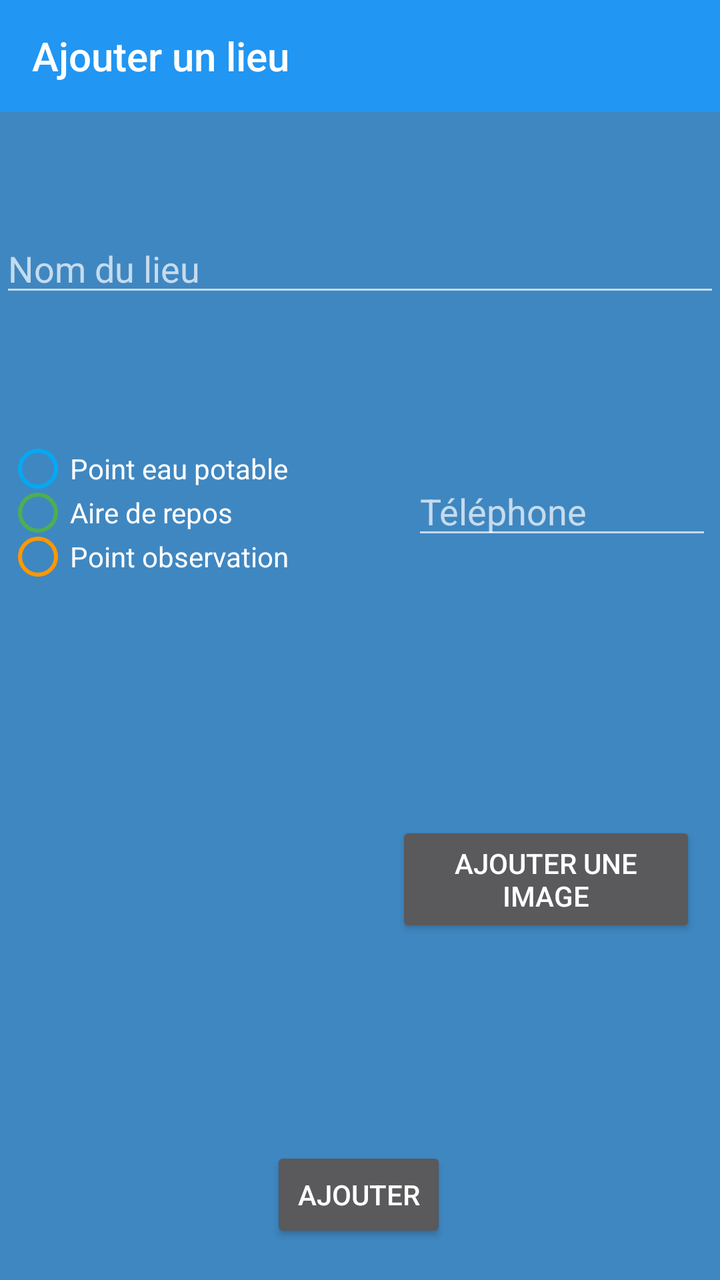
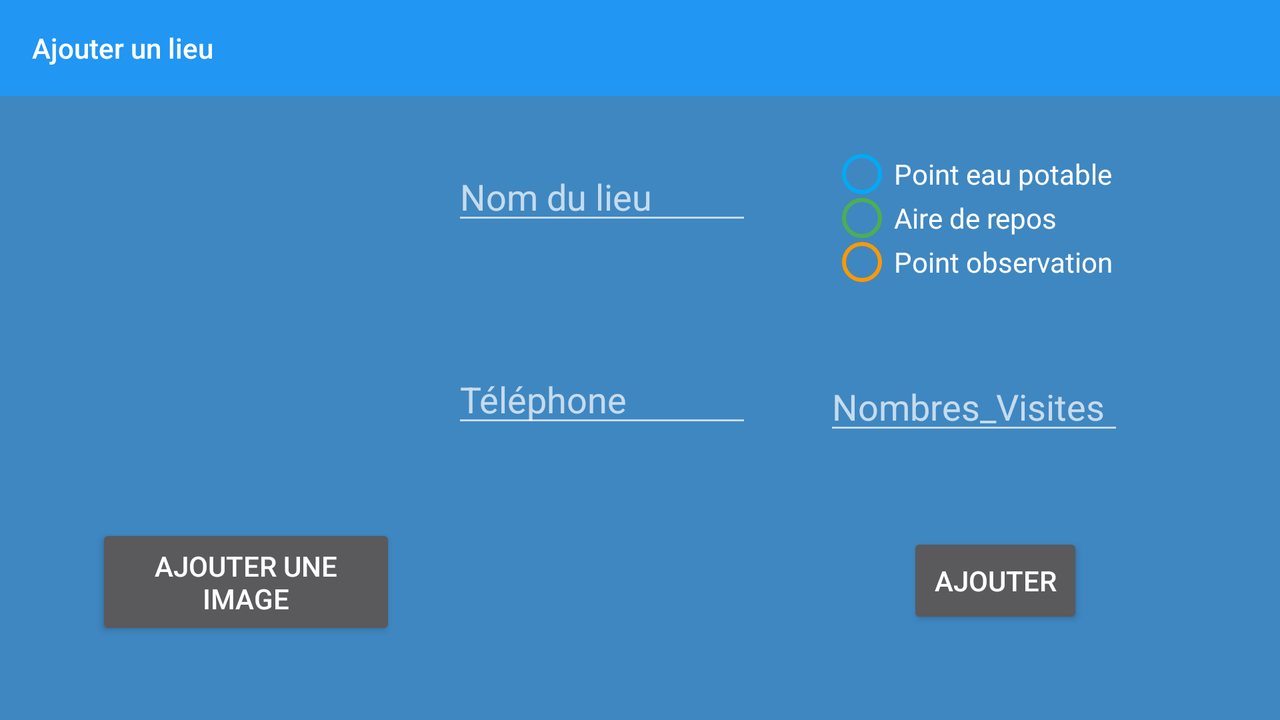

Two renders of one Android screen. The first uses the default layout on a phone; the second uses the alternative layout the repository ships for a different screen configuration, on a matching device. The two XML files are below.
<!-- AndroidManifest.xml: application theme AppTheme -->
<!-- res/layout/entree_infos_lieux.xml -->
<?xml version="1.0" encoding="utf-8"?>
<androidx.constraintlayout.widget.ConstraintLayout xmlns:android="http://schemas.android.com/apk/res/android"
    xmlns:app="http://schemas.android.com/apk/res-auto"
    xmlns:tools="http://schemas.android.com/tools"
    android:id="@+id/const_layout"
    android:layout_width="match_parent"
    android:layout_height="match_parent"
    android:background="#3F87C1">

    <androidx.appcompat.widget.Toolbar
        android:id="@+id/toolbar_main"
        android:layout_width="match_parent"
        android:layout_height="wrap_content"
        android:background="#2196F3"
        android:theme="@style/ThemeOverlay.AppCompat.Dark.ActionBar"
        app:layout_constraintEnd_toEndOf="parent"
        app:layout_constraintStart_toStartOf="parent"
        app:layout_constraintTop_toTopOf="parent"
        app:title="Ajouter un lieu" />


    <Button
        android:id="@+id/buttonAddImageLieu"
        style="@android:style/Widget.Material.Light.Button.Small"
        android:layout_width="150dp"
        android:layout_height="58dp"
        android:layout_marginTop="136dp"
        android:layout_marginEnd="12dp"
        android:onClick="ajoutPhoto"
        android:text="Ajouter une image"
        app:layout_constraintEnd_toEndOf="parent"
        app:layout_constraintTop_toBottomOf="@+id/editTextTelephone" />

    <RadioGroup
        android:id="@+id/radioGroup"
        android:layout_width="wrap_content"
        android:layout_height="wrap_content"
        android:layout_marginTop="70dp"
        app:layout_constraintEnd_toStartOf="@+id/editTextTelephone"
        app:layout_constraintStart_toStartOf="parent"
        app:layout_constraintTop_toBottomOf="@+id/editTextNom">

        <RadioButton
            android:id="@+id/radioButton2"
            android:layout_width="200dp"
            android:layout_height="22dp"
            android:buttonTint="#03A9F4"
            android:text="@string/typeBleu" />

        <RadioButton
            android:id="@+id/radioButton3"
            android:layout_width="200dp"
            android:layout_height="22dp"
            android:buttonTint="#4CAF50"
            android:text="@string/typeVert" />

        <RadioButton
            android:id="@+id/radioButton4"
            android:layout_width="200dp"
            android:layout_height="22dp"
            android:buttonTint="#FF9800"
            android:text="@string/typeOrange" />
    </RadioGroup>

    <Button
        android:id="@+id/btnAjouter"
        android:layout_width="wrap_content"
        android:layout_height="wrap_content"
        android:layout_marginTop="420dp"
        android:onClick="onClickAjouter"
        android:text="Ajouter"
        app:layout_constraintEnd_toEndOf="parent"
        app:layout_constraintHorizontal_bias="0.498"
        app:layout_constraintStart_toStartOf="parent"
        app:layout_constraintTop_toBottomOf="@+id/editTextNom" />

    <EditText
        android:id="@+id/editTextNom"
        android:layout_width="0dp"
        android:layout_height="wrap_content"
        android:layout_marginTop="112dp"
        android:ems="10"
        android:inputType="textPersonName"
        android:hint="Nom du lieu"
        app:layout_constraintEnd_toEndOf="parent"
        app:layout_constraintHorizontal_bias="1.0"
        app:layout_constraintStart_toStartOf="parent"
        app:layout_constraintTop_toTopOf="parent" />

    <EditText
        android:id="@+id/editTextTelephone"
        android:layout_width="150dp"
        android:layout_height="wrap_content"
        android:layout_marginTop="80dp"
        android:layout_marginEnd="4dp"
        android:ems="10"
        android:inputType="phone"
        android:hint="Téléphone"
        app:layout_constraintEnd_toEndOf="parent"
        app:layout_constraintTop_toBottomOf="@+id/editTextNom" />

    <ImageView
        android:id="@+id/imageLieu"
        android:layout_width="150dp"
        android:layout_height="150dp"
        android:layout_marginStart="20dp"
        android:layout_marginTop="80dp"
        android:contentDescription="Image du lieu"
        app:layout_constraintEnd_toStartOf="@+id/buttonAddImageLieu"
        app:layout_constraintHorizontal_bias="0.0"
        app:layout_constraintStart_toStartOf="parent"
        app:layout_constraintTop_toBottomOf="@+id/radioGroup"
        app:srcCompat="@drawable/parkexample" />

</androidx.constraintlayout.widget.ConstraintLayout>
<!-- resources referenced by this layout -->
<resources>
  <string name="typeBleu">Point eau potable</string>
  <string name="typeOrange">Point observation</string>
  <string name="typeVert">Aire de repos</string>
  <style name="AppTheme" parent="Theme.AppCompat.NoActionBar">
          
          <item name="colorPrimary">@color/colorPrimary</item>
          <item name="colorPrimaryDark">@color/colorPrimaryDark</item>
          <item name="colorAccent">@color/colorAccent</item>
  
      </style>
  <color name="colorPrimary">#009688</color>
  <color name="colorPrimaryDark">#000000</color>
  <color name="colorAccent">#03DAC5</color>
</resources>
<!-- res/layout-land/entree_infos_lieux.xml (the repository's variant of the layout above) -->
<!-- drawn on the phone turned sideways -->
<?xml version="1.0" encoding="utf-8"?>
<androidx.constraintlayout.widget.ConstraintLayout xmlns:android="http://schemas.android.com/apk/res/android"
    xmlns:app="http://schemas.android.com/apk/res-auto"
    xmlns:tools="http://schemas.android.com/tools"
    android:id="@+id/const_layout"
    android:layout_width="match_parent"
    android:layout_height="match_parent"
    android:background="#3F87C1">

    <androidx.appcompat.widget.Toolbar
        android:id="@+id/toolbar_main"
        android:layout_width="match_parent"
        android:layout_height="wrap_content"
        android:background="#2196F3"
        android:theme="@style/ThemeOverlay.AppCompat.Dark.ActionBar"
        app:layout_constraintEnd_toEndOf="parent"
        app:layout_constraintStart_toStartOf="parent"
        app:layout_constraintTop_toTopOf="parent"
        app:title="Ajouter un lieu" />


    <RadioGroup
        android:id="@+id/radioGroup"
        android:layout_width="200dp"
        android:layout_height="69dp"
        android:layout_marginTop="28dp"
        android:layout_marginEnd="25dp"
        app:layout_constraintEnd_toEndOf="parent"
        app:layout_constraintTop_toBottomOf="@+id/toolbar_main">

        <RadioButton
            android:id="@+id/radioButton2"
            android:layout_width="200dp"
            android:layout_height="22dp"
            android:buttonTint="#03A9F4"
            android:text="@string/typeBleu" />

        <RadioButton
            android:id="@+id/radioButton3"
            android:layout_width="200dp"
            android:layout_height="22dp"
            android:buttonTint="#4CAF50"
            android:text="@string/typeVert" />

        <RadioButton
            android:id="@+id/radioButton4"
            android:layout_width="200dp"
            android:layout_height="22dp"
            android:buttonTint="#FF9800"
            android:text="@string/typeOrange" />
    </RadioGroup>

    <Button
        android:id="@+id/btnAjouter"
        android:layout_width="wrap_content"
        android:layout_height="wrap_content"
        android:layout_marginTop="44dp"
        android:onClick="onClickAjouter"
        android:text="Ajouter"
        app:layout_constraintEnd_toEndOf="parent"
        app:layout_constraintHorizontal_bias="0.822"
        app:layout_constraintStart_toStartOf="parent"
        app:layout_constraintTop_toBottomOf="@+id/editVisites" />

    <EditText
        android:id="@+id/editTextNom"
        android:layout_width="150dp"
        android:layout_height="wrap_content"
        android:layout_marginTop="28dp"
        android:layout_marginEnd="264dp"
        android:ems="10"
        android:hint="Nom du lieu"
        android:inputType="textPersonName"
        app:layout_constraintEnd_toEndOf="parent"
        app:layout_constraintTop_toBottomOf="@+id/toolbar_main" />

    <EditText
        android:id="@+id/editVisites"
        android:layout_width="150dp"
        android:layout_height="wrap_content"
        android:layout_marginStart="36dp"
        android:layout_marginTop="36dp"
        android:ems="10"
        android:hint="Nombres_Visites"
        android:inputType="number"
        app:layout_constraintStart_toEndOf="@+id/editTextTelephone"
        app:layout_constraintTop_toBottomOf="@+id/radioGroup" />

    <EditText
        android:id="@+id/editTextTelephone"
        android:layout_width="150dp"
        android:layout_height="wrap_content"
        android:layout_marginTop="60dp"
        android:layout_marginEnd="264dp"
        android:ems="10"
        android:hint="Téléphone"
        android:inputType="phone"
        app:layout_constraintEnd_toEndOf="parent"
        app:layout_constraintTop_toBottomOf="@+id/editTextNom" />

    <Button
        android:id="@+id/buttonAddImageLieu"
        style="@android:style/Widget.Material.Light.Button.Small"
        android:layout_width="150dp"
        android:layout_height="58dp"
        android:layout_marginStart="48dp"
        android:layout_marginTop="36dp"
        android:onClick="ajoutPhoto"
        android:text="Ajouter une image"
        app:layout_constraintStart_toStartOf="parent"
        app:layout_constraintTop_toBottomOf="@+id/imageLieu" />

    <ImageView
        android:id="@+id/imageLieu"
        android:layout_width="150dp"
        android:layout_height="150dp"
        android:layout_marginStart="48dp"
        android:layout_marginTop="28dp"
        android:contentDescription="Image du lieu"
        app:layout_constraintStart_toStartOf="parent"
        app:layout_constraintTop_toBottomOf="@+id/toolbar_main"
        app:srcCompat="@drawable/parkexample" />

</androidx.constraintlayout.widget.ConstraintLayout>
